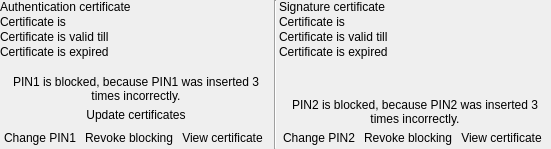
        <widget class="QWidget" name="pageCertificates">
         <layout class="QHBoxLayout" name="pageCertificatesLayout">
          <property name="spacing">
           <number>2</number>
          </property>
          <property name="margin">
           <number>0</number>
          </property>
          <item>
           <widget class="QWidget" name="authFrame" native="true">
            <property name="maximumSize">
             <size>
              <width>272</width>
              <height>16777215</height>
             </size>
            </property>
            <layout class="QGridLayout" name="authFrameLayout">
             <property name="margin">
              <number>0</number>
             </property>
             <property name="spacing">
              <number>1</number>
             </property>
             <item row="0" column="0" colspan="4">
              <widget class="QLabel" name="authLabel">
               <property name="text">
                <string>Authentication certificate</string>
               </property>
              </widget>
             </item>
             <item row="1" column="0" colspan="4">
              <layout class="QHBoxLayout" name="authValidityLayout">
               <property name="spacing">
                <number>3</number>
               </property>
               <item>
                <widget class="QLabel" name="authValidityLabel">
                 <property name="text">
                  <string>Certificate is</string>
                 </property>
                </widget>
               </item>
               <item>
                <widget class="QLabel" name="authValidity">
                 <property name="sizePolicy">
                  <sizepolicy hsizetype="Expanding" vsizetype="Preferred">
                   <horstretch>0</horstretch>
                   <verstretch>0</verstretch>
                  </sizepolicy>
                 </property>
                </widget>
               </item>
               <item>
                <widget class="QLabel" name="authInValidity">
                 <property name="sizePolicy">
                  <sizepolicy hsizetype="Expanding" vsizetype="Preferred">
                   <horstretch>0</horstretch>
                   <verstretch>0</verstretch>
                  </sizepolicy>
                 </property>
                </widget>
               </item>
              </layout>
             </item>
             <item row="2" column="0" colspan="4">
              <layout class="QHBoxLayout" name="authTillLayout">
               <property name="spacing">
                <number>3</number>
               </property>
               <item>
                <widget class="QLabel" name="authTillLabel">
                 <property name="text">
                  <string>Certificate is valid till</string>
                 </property>
                </widget>
               </item>
               <item>
                <widget class="QLabel" name="authTill">
                 <property name="sizePolicy">
                  <sizepolicy hsizetype="Expanding" vsizetype="Preferred">
                   <horstretch>0</horstretch>
                   <verstretch>0</verstretch>
                  </sizepolicy>
                 </property>
                </widget>
               </item>
              </layout>
             </item>
             <item row="3" column="0" colspan="4">
              <widget class="QLabel" name="authCertExpired">
               <property name="text">
                <string>Certificate is expired</string>
               </property>
              </widget>
             </item>
             <item row="4" column="0" colspan="4">
              <widget class="QLabel" name="authUsageCount">
               <property name="wordWrap">
                <bool>true</bool>
               </property>
              </widget>
             </item>
             <item row="5" column="0" colspan="4">
              <spacer name="authSpacer">
               <property name="orientation">
                <enum>Qt::Vertical</enum>
               </property>
               <property name="sizeHint" stdset="0">
                <size>
                 <width>0</width>
                 <height>0</height>
                </size>
               </property>
              </spacer>
             </item>
             <item row="6" column="0" colspan="4">
              <widget class="QLabel" name="authCertBlocked">
               <property name="text">
                <string>PIN1 is blocked, because PIN1 was inserted 3 times incorrectly.</string>
               </property>
               <property name="alignment">
                <set>Qt::AlignCenter</set>
               </property>
               <property name="wordWrap">
                <bool>true</bool>
               </property>
              </widget>
             </item>
             <item row="7" column="0" colspan="4">
              <widget class="QPushButton" name="updateCert">
               <property name="text">
                <string>Update certificates</string>
               </property>
               <property name="flat">
                <bool>true</bool>
               </property>
              </widget>
             </item>
             <item row="8" column="0">
              <widget class="QPushButton" name="authChangePin">
               <property name="text">
                <string>Change PIN1</string>
               </property>
               <property name="flat">
                <bool>true</bool>
               </property>
              </widget>
             </item>
             <item row="8" column="1">
              <widget class="QPushButton" name="authRevoke">
               <property name="text">
                <string>Revoke blocking</string>
               </property>
               <property name="flat">
                <bool>true</bool>
               </property>
              </widget>
             </item>
             <item row="8" column="2">
              <widget class="QPushButton" name="authCert">
               <property name="text">
                <string>View certificate</string>
               </property>
               <property name="flat">
                <bool>true</bool>
               </property>
              </widget>
             </item>
             <item row="8" column="3">
              <spacer name="authButtonSpacer">
               <property name="orientation">
                <enum>Qt::Horizontal</enum>
               </property>
               <property name="sizeHint" stdset="0">
                <size>
                 <width>0</width>
                 <height>0</height>
                </size>
               </property>
              </spacer>
             </item>
            </layout>
           </widget>
          </item>
          <item>
           <widget class="Line" name="certsLine">
            <property name="orientation">
             <enum>Qt::Vertical</enum>
            </property>
           </widget>
          </item>
          <item>
           <widget class="QWidget" name="signFrame" native="true">
            <property name="maximumSize">
             <size>
              <width>272</width>
              <height>16777215</height>
             </size>
            </property>
            <layout class="QGridLayout" name="signFrameLayout">
             <property name="margin">
              <number>0</number>
             </property>
             <property name="spacing">
              <number>1</number>
             </property>
             <item row="0" column="0" colspan="4">
              <widget class="QLabel" name="signLabel">
               <property name="text">
                <string>Signature certificate</string>
               </property>
              </widget>
             </item>
             <item row="1" column="0" colspan="4">
              <layout class="QHBoxLayout" name="signValidityLayout">
               <property name="spacing">
                <number>3</number>
               </property>
               <item>
                <widget class="QLabel" name="signValidityLabel">
                 <property name="text">
                  <string>Certificate is</string>
                 </property>
                </widget>
               </item>
               <item>
                <widget class="QLabel" name="signValidity">
                 <property name="sizePolicy">
                  <sizepolicy hsizetype="Expanding" vsizetype="Preferred">
                   <horstretch>0</horstretch>
                   <verstretch>0</verstretch>
                  </sizepolicy>
                 </property>
                </widget>
               </item>
               <item>
                <widget class="QLabel" name="signInValidity">
                 <property name="sizePolicy">
                  <sizepolicy hsizetype="Expanding" vsizetype="Preferred">
                   <horstretch>0</horstretch>
                   <verstretch>0</verstretch>
                  </sizepolicy>
                 </property>
                </widget>
               </item>
              </layout>
             </item>
             <item row="2" column="0" colspan="4">
              <layout class="QHBoxLayout" name="signTillLayout">
               <property name="spacing">
                <number>3</number>
               </property>
               <item>
                <widget class="QLabel" name="signTillLabel">
                 <property name="text">
                  <string>Certificate is valid till</string>
                 </property>
                </widget>
               </item>
               <item>
                <widget class="QLabel" name="signTill">
                 <property name="sizePolicy">
                  <sizepolicy hsizetype="Expanding" vsizetype="Preferred">
                   <horstretch>0</horstretch>
                   <verstretch>0</verstretch>
                  </sizepolicy>
                 </property>
                </widget>
               </item>
              </layout>
             </item>
             <item row="3" column="0" colspan="4">
              <widget class="QLabel" name="signCertExpired">
               <property name="text">
                <string>Certificate is expired</string>
               </property>
              </widget>
             </item>
             <item row="4" column="0" colspan="4">
              <widget class="QLabel" name="signUsageCount">
               <property name="wordWrap">
                <bool>true</bool>
               </property>
              </widget>
             </item>
             <item row="5" column="0" colspan="4">
              <spacer name="signSpacer">
               <property name="orientation">
                <enum>Qt::Vertical</enum>
               </property>
               <property name="sizeHint" stdset="0">
                <size>
                 <width>0</width>
                 <height>0</height>
                </size>
               </property>
              </spacer>
             </item>
             <item row="6" column="0" colspan="4">
              <widget class="QLabel" name="signCertBlocked">
               <property name="text">
                <string>PIN2 is blocked, because PIN2 was inserted 3 times incorrectly.</string>
               </property>
               <property name="alignment">
                <set>Qt::AlignCenter</set>
               </property>
               <property name="wordWrap">
                <bool>true</bool>
               </property>
              </widget>
             </item>
             <item row="7" column="0">
              <widget class="QPushButton" name="signChangePin">
               <property name="text">
                <string>Change PIN2</string>
               </property>
               <property name="flat">
                <bool>true</bool>
               </property>
              </widget>
             </item>
             <item row="7" column="1">
              <widget class="QPushButton" name="signRevoke">
               <property name="text">
                <string>Revoke blocking</string>
               </property>
               <property name="flat">
                <bool>true</bool>
               </property>
              </widget>
             </item>
             <item row="7" column="2">
              <widget class="QPushButton" name="signCert">
               <property name="text">
                <string>View certificate</string>
               </property>
               <property name="flat">
                <bool>true</bool>
               </property>
              </widget>
             </item>
             <item row="7" column="3">
              <spacer name="signButtonSpacer">
               <property name="orientation">
                <enum>Qt::Horizontal</enum>
               </property>
               <property name="sizeHint" stdset="0">
                <size>
                 <width>0</width>
                 <height>0</height>
                </size>
               </property>
              </spacer>
             </item>
            </layout>
           </widget>
          </item>
         </layout>
        </widget>
